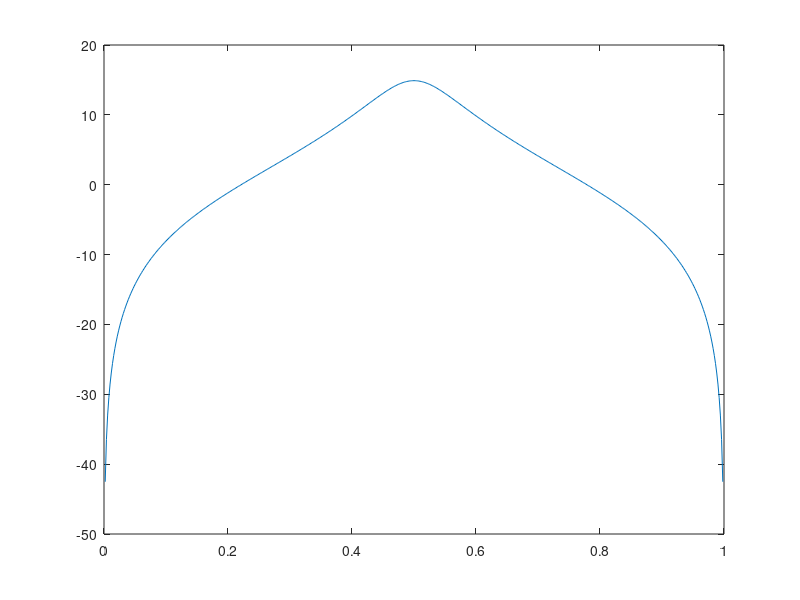
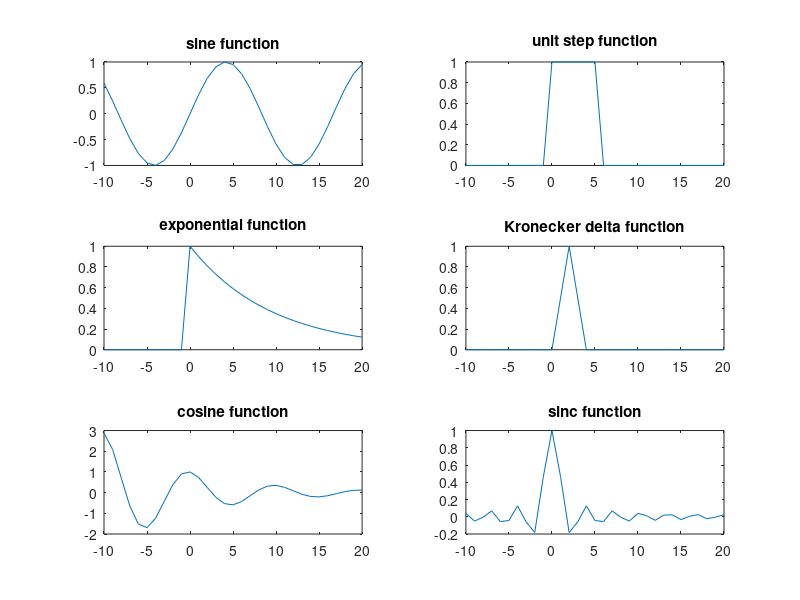

The MATLAB script that drew these images, in order: (Note: this script raises an error after producing the figures.)
%% Diginal Singnal Processing Lab 2

%% 3.4 Filtering with Matlab
clear
n  = -10:20;
r  = 0.8;
w0 = 0.5*pi;
b  = [1  0            -1];
a  = [1  -2*r*cos(w0) r^2];
% calculate the impulse response
delta =+ (n==0);
h  = filter(b,a,delta);
stem(n,h);
% calculate the frequency response
[H,W] = freqz(b,a);
plot(W/(pi),20*log10(abs(H)));
% delta omega
deltaW = 2*(1-r)/sqrt(r);
% ? How to find the 3db, and mark it
%% Preparation
clear
% 1)
n = -10:20;
% unit step function
u0  =+ (n >= 0);
u6  =+ (n >= 6); 
% Kronecker delta function
delta1 =+ (n==1);
delta2 =+ (n==2);
delta3 =+ (n==3);
% different kind of signals
x1 = sin(0.12*pi*n);
x2 = u0 - u6;
x3 = 0.9.^n.*u0;
x4 = 0.5*delta1 + delta2+ + 0.5*delta3;
x5 = 0.9.^n.*cos(0.2*pi*n);
x6 = sinc(0.2*pi*n);
% 2) N.A.
% 3) N.A.
% 4) N.A.

% Problem 6.1 Discrete-Time Signals
figure
subplot(3,2,1);
plot(n,x1);
title('sine function');
subplot(3,2,2);
plot(n,x2);
title('unit step function');
subplot(3,2,3);
plot(n,x3);
title('exponential function');
subplot(3,2,4);
plot(n,x4);
title('Kronecker delta function');
subplot(3,2,5);
plot(n,x5);
title('cosine function');
subplot(3,2,6);
plot(n,x6);
title('sinc function');
% implement convolution function in convmat.m
close all;
n = 1:36;
w1 = 0.2*pi;
w2 = 0.4*pi;
h([1:5])   = 0.2;
x1n([1:10]) = 1;
x2n = sin(w1*n);
x3n = sin(w2*n);
y11 = convmat(h,x1n);
y12 = convmat(h,x2n);
y13 = convmat(h,x3n);
y21 = conv(h,x1n);
y22 = conv(h,x2n);
y23 = conv(h,x3n);
figure
subplot(2,1,1);
stem(y13);
subplot(2,1,2);
stem(y23);

%% Problem 6.2 Musical Tone Synthesis
n = 0:8191;
f1 = 392;
fs = 8192;
% generate a bisc signal
s1  = sin(2*pi*(f1/fs)*n);
% add 7 harmonics with differenct frequeucies to the fundamental
% oscilattion
s2 = s1;
for k = 2:8
    s2 = s2 + 0.25^(k-1)*sin(2*pi*k*(f1/fs)*n); 
end
% generate an envelope A(n)
N = length(s2);
n = [240,7200];
An = envelope(N,0.25,n);
% modulate signal s2 with the new geneated envelope A(n)
s3 = An.*s2;
% plot the signal s2 and modulated signal s3
figure
subplot(2,1,1);
plot(s2);
subplot(2,1,2);
plot(s3);
% plot it in frequency domain by plotting the FFT.
Y1 = fft(s1);
Y2 = fft(s2);
Y3 = fft(s3);
figure 
subplot(3,1,1);
plot(1:length(Y1),abs(Y1)/max(abs(Y1)));
subplot(3,1,2);
plot(1:length(Y2),abs(Y2)/max(abs(Y2)));
subplot(3,1,3);
plot(1:length(Y3),abs(Y3)/max(abs(Y3)));
% listen to the musical tone
% soundsc(s1);
% soundsc(s2);
% soundsc(s3);
% load the pianoG3.mat
load pianoG3.mat
soundsc(g);
Yg = fft(g);
figure 
% compare real recorded piano sound with synthesized tone from s3 in
% frequency domain
subplot(2,1,1);
plot(abs(Yg)/max(abs(Yg)));
subplot(2,1,2);
plot(abs(Y3)/max(abs(Y3)));

%% Problem 6.3 Discrete-Time Systems
% define the parameters for the transfer function
clear
n = -10:20;
b = [0.16  0.48  0.48  0.16];
a = [1.00  0.13  0.52  0.30];
% calculate the impulse response
delta =+ (n==0);
h = filter(b,a,delta);
% calculate the frequency response
[H,W] = freqz(b,a);
% plot the impulse and frequency respones
figure
subplot(2,1,1);
stem(h);
subplot(2,1,2);
plot(W/pi,20*log10(abs(H)));
% measure the frequency response magnitude
K = 100;
n = 0:255;
wk = pi*(0:K)./100;
% discompose the continuous frequency into discrete frequencies, in total,
% we have 100 samples, each frequency sample contains 256 time units.
for k = 1:K+1
    xk = cos((pi*k/100)*n);
    yk(k,:) = filter(b,a,xk);
    yk(k,1:30) = 0;
end
Hy = max(yk,[],2);
% plot the frequency response respectly
figure 
plot(wk/pi,20*log10(abs(Hy)),'o');
hold on
plot(W/pi,20*log10(abs(H)),'g');
hold off

%% Problem 6.4 Bandpass Filtering
clear
% load the data
load b3pulses.mat
% calculate the FFT of the input signal and plot it in frequency domain
ffty = fft(x);
plot(1:length(ffty)/2,abs(ffty(1:length(ffty)/2)));
% define the frequency parameters
f1 = [5000  8000];
f2 = [10500 15500];
f3 = [18000 20000];
fs = 80000;
% calculate the bandwidth of each bandpass pulses
delta_w1 = 2*pi*(f1(2)-f1(1))/fs;
delta_w2 = 2*pi*(f2(2)-f2(1))/fs;
delta_w3 = 2*pi*(f3(2)-f3(1))/fs;
% calculate the center frequency of each bandpass pulses
w1 = 2*pi*(f1(2)+f1(1))/(2*fs);
w2 = 2*pi*(f2(2)+f2(1))/(2*fs);
w3 = 2*pi*(f3(2)+f3(1))/(2*fs);
% calculate the bandwidth parameter r for each bandpass pulses
syms r;
r1 = double(solve(2*(1-r)/sqrt(r)-delta_w1));
r2 = double(solve(2*(1-r)/sqrt(r)-delta_w2));
r3 = double(solve(2*(1-r)/sqrt(r)-delta_w3));
% calculate the filter coefficients
b  = [1 0 -1];
a1 = [1 -2*r1*cos(w1) r1^2];
a2 = [1 -2*r2*cos(w2) r2^2];
a3 = [1 -2*r3*cos(w3) r3^2];
% calculae the frequency responses and plot them
[H1,W1] = freqz(b,a1);
[H2,W2] = freqz(b,a2);
[H3,W3] = freqz(b,a3);
figure
plot(W1/pi, 20*log10(abs(H1)),'r--',...
     W2/pi, 20*log10(abs(H2)),'g-.',...
     W3/pi, 20*log10(abs(H3)),'k:'...
    );
% filter the signal x using the filters designed above
y1 = filter(b,a1,x);
y2 = filter(b,a2,x);
y3 = filter(b,a3,x);
ffty1 = fft(y1);
ffty2 = fft(y2);
ffty3 = fft(y3);
% plot the signals in time domain
figure
subplot(2,2,1);
plot(x);
subplot(2,2,2);
plot(y1,'r--');
subplot(2,2,3);
plot(y2,'g-.');
subplot(2,2,4);
plot(y3,'k:');
% plot th signals in frequency domain
figure
subplot(2,2,1);
plot(1:length(ffty)/2,abs(ffty(1:length(ffty)/2)));
subplot(2,2,2);
plot(1:length(ffty1)/2,abs(ffty1(1:length(ffty1)/2)),'r--');
subplot(2,2,3);
plot(1:length(ffty2)/2,abs(ffty2(1:length(ffty2)/2)),'g-.');
subplot(2,2,4);
plot(1:length(ffty3)/2,abs(ffty3(1:length(ffty3)/2)),'k:');




